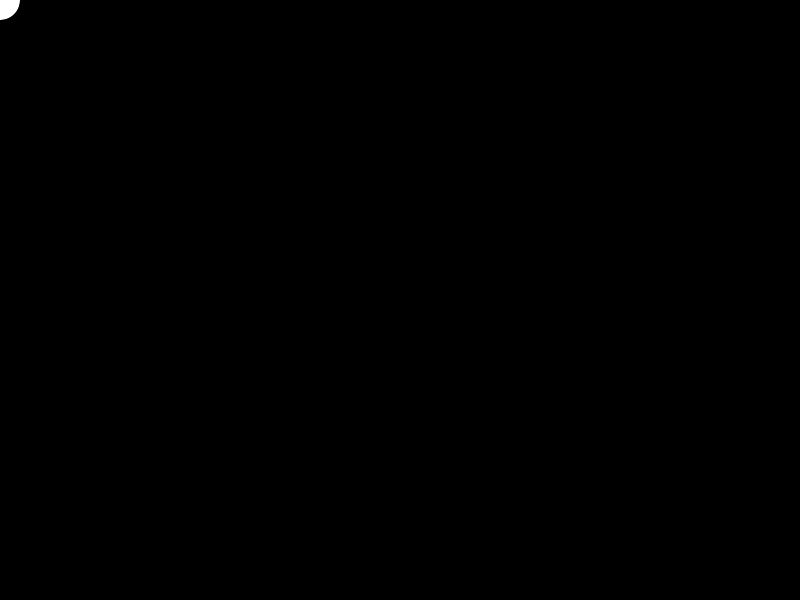
Frame 1 (no input)
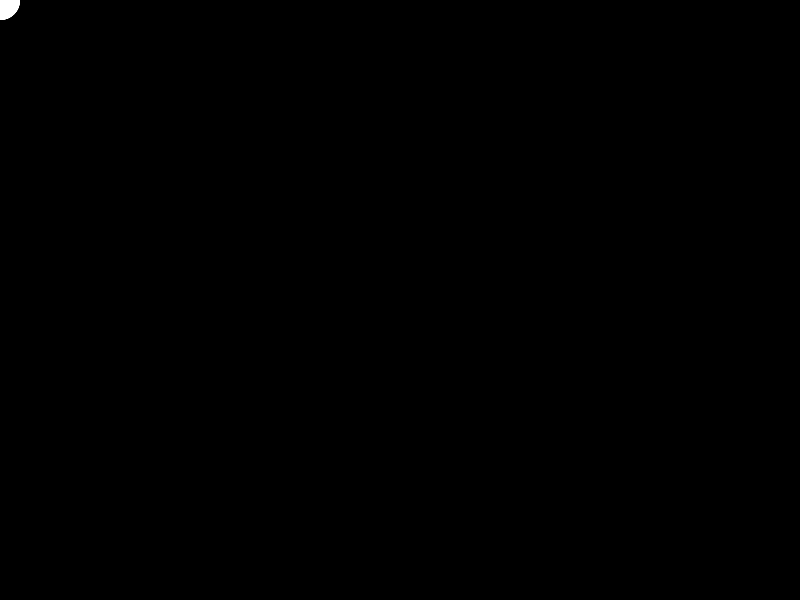
Frame 60 (the mouse pressed at the canvas centre just before this capture)
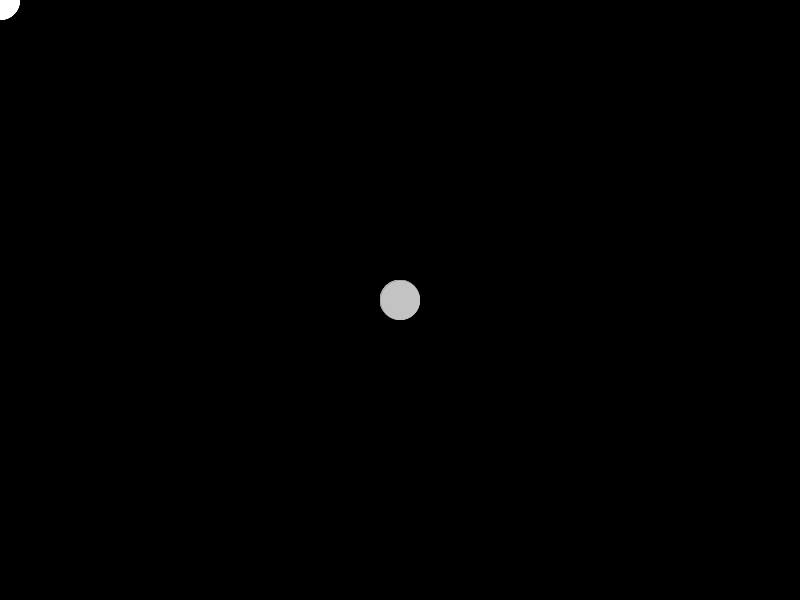
Frame 120 (the mouse held since frame 60 and released just before this capture)

The Processing sketch that drew these frames (run headless with seeded random() and noise(); from frame 60 on, the mouse is pressed at the canvas centre):

// Processing sketch: Camila_Villalta
// ── Camila_Villalta.pde
void setup (){
size(800,600);
background(0);
}

void draw (){
  ellipse(mouseX,mouseY,40,40);
  strokeWeight(0);
  stroke(0);
  
  if (mousePressed){
  ellipse(mouseX,mouseY,40,40);
  fill (random(225));
  strokeWeight(0);
  }}
